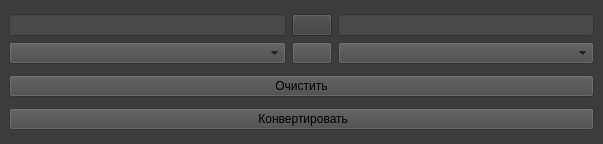
<?xml version="1.0" encoding="UTF-8"?>
<ui version="4.0">
 <class>MainWindow</class>
 <widget class="QMainWindow" name="MainWindow">
  <property name="enabled">
   <bool>true</bool>
  </property>
  <property name="geometry">
   <rect>
    <x>0</x>
    <y>0</y>
    <width>579</width>
    <height>144</height>
   </rect>
  </property>
  <property name="windowTitle">
   <string>MainWindow</string>
  </property>
  <property name="styleSheet">
   <string notr="true">background: #3c3c3c;</string>
  </property>
  <widget class="QWidget" name="centralwidget">
   <layout class="QVBoxLayout" name="verticalLayout_2">
    <item>
     <layout class="QHBoxLayout" name="horizontalLayout_3">
      <item>
       <layout class="QVBoxLayout" name="verticalLayout">
        <item>
         <widget class="QLineEdit" name="inputLine">
          <property name="styleSheet">
           <string notr="true">background: #494949;</string>
          </property>
         </widget>
        </item>
        <item>
         <widget class="QComboBox" name="inputComboBox">
          <property name="styleSheet">
           <string notr="true">background: #494949; </string>
          </property>
          <property name="currentText">
           <string/>
          </property>
          <property name="placeholderText">
           <string>Выберите изначальную систему счисления</string>
          </property>
         </widget>
        </item>
       </layout>
      </item>
      <item>
       <layout class="QGridLayout" name="gridLayout_2">
        <item row="1" column="0">
         <widget class="QPushButton" name="copyButton">
          <property name="enabled">
           <bool>true</bool>
          </property>
          <property name="sizePolicy">
           <sizepolicy hsizetype="Fixed" vsizetype="Fixed">
            <horstretch>0</horstretch>
            <verstretch>0</verstretch>
           </sizepolicy>
          </property>
          <property name="styleSheet">
           <string notr="true">background: #494949;</string>
          </property>
          <property name="text">
           <string/>
          </property>
          <property name="icon">
           <iconset theme="QIcon::ThemeIcon::EditCopy"/>
          </property>
         </widget>
        </item>
        <item row="0" column="0">
         <widget class="QPushButton" name="swapButton">
          <property name="enabled">
           <bool>true</bool>
          </property>
          <property name="text">
           <string/>
          </property>
          <property name="icon">
           <iconset theme="QIcon::ThemeIcon::SyncSynchronizing"/>
          </property>
         </widget>
        </item>
       </layout>
      </item>
      <item>
       <layout class="QVBoxLayout" name="verticalLayout_3">
        <item>
         <widget class="QLineEdit" name="outputLine">
          <property name="enabled">
           <bool>true</bool>
          </property>
          <property name="styleSheet">
           <string notr="true">background: #494949;</string>
          </property>
          <property name="readOnly">
           <bool>true</bool>
          </property>
         </widget>
        </item>
        <item>
         <widget class="QComboBox" name="outputComboBox">
          <property name="styleSheet">
           <string notr="true">background: #494949;</string>
          </property>
          <property name="placeholderText">
           <string>Выберите конечную систему счисления</string>
          </property>
         </widget>
        </item>
       </layout>
      </item>
     </layout>
    </item>
    <item>
     <widget class="QPushButton" name="clearButton">
      <property name="enabled">
       <bool>true</bool>
      </property>
      <property name="styleSheet">
       <string notr="true">background: #494949;</string>
      </property>
      <property name="text">
       <string>Очистить</string>
      </property>
      <property name="icon">
       <iconset theme="QIcon::ThemeIcon::EditDelete"/>
      </property>
     </widget>
    </item>
    <item>
     <layout class="QHBoxLayout" name="horizontalLayout"/>
    </item>
    <item>
     <widget class="QPushButton" name="convertButton">
      <property name="styleSheet">
       <string notr="true">background: #494949;
font: Roboto;</string>
      </property>
      <property name="text">
       <string> Конвертировать</string>
      </property>
      <property name="icon">
       <iconset theme="QIcon::ThemeIcon::MailSend"/>
      </property>
     </widget>
    </item>
   </layout>
  </widget>
 </widget>
 <resources/>
 <connections/>
</ui>
